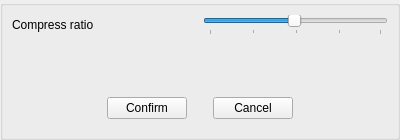
<?xml version="1.0" encoding="UTF-8"?>
<ui version="4.0">
 <class>CCompressJobSettingsOverlay</class>
 <widget class="COverlayBase" name="CCompressJobSettingsOverlay">
  <property name="geometry">
   <rect>
    <x>0</x>
    <y>0</y>
    <width>400</width>
    <height>140</height>
   </rect>
  </property>
  <property name="sizePolicy">
   <sizepolicy hsizetype="Fixed" vsizetype="Minimum">
    <horstretch>0</horstretch>
    <verstretch>0</verstretch>
   </sizepolicy>
  </property>
  <property name="minimumSize">
   <size>
    <width>400</width>
    <height>0</height>
   </size>
  </property>
  <property name="maximumSize">
   <size>
    <width>400</width>
    <height>16777215</height>
   </size>
  </property>
  <property name="windowTitle">
   <string>Form</string>
  </property>
  <layout class="QGridLayout" name="gridLayout_2">
   <property name="leftMargin">
    <number>0</number>
   </property>
   <property name="topMargin">
    <number>0</number>
   </property>
   <property name="rightMargin">
    <number>0</number>
   </property>
   <property name="bottomMargin">
    <number>0</number>
   </property>
   <item row="0" column="0">
    <widget class="QGroupBox" name="groupBox">
     <property name="title">
      <string/>
     </property>
     <layout class="QGridLayout" name="gridLayout_3">
      <item row="0" column="0">
       <widget class="QLabel" name="label">
        <property name="sizePolicy">
         <sizepolicy hsizetype="Preferred" vsizetype="Preferred">
          <horstretch>1</horstretch>
          <verstretch>0</verstretch>
         </sizepolicy>
        </property>
        <property name="text">
         <string>Compress ratio</string>
        </property>
       </widget>
      </item>
      <item row="0" column="1">
       <widget class="QSlider" name="pCompressionSlider">
        <property name="sizePolicy">
         <sizepolicy hsizetype="Expanding" vsizetype="Fixed">
          <horstretch>1</horstretch>
          <verstretch>0</verstretch>
         </sizepolicy>
        </property>
        <property name="minimum">
         <number>1</number>
        </property>
        <property name="maximum">
         <number>100</number>
        </property>
        <property name="value">
         <number>50</number>
        </property>
        <property name="orientation">
         <enum>Qt::Horizontal</enum>
        </property>
        <property name="tickPosition">
         <enum>QSlider::TicksBelow</enum>
        </property>
        <property name="tickInterval">
         <number>25</number>
        </property>
       </widget>
      </item>
      <item row="2" column="0" colspan="2">
       <widget class="QWidget" name="widget" native="true">
        <layout class="QGridLayout" name="gridLayout">
         <item row="0" column="4">
          <widget class="QPushButton" name="pCancelButton">
           <property name="text">
            <string>Cancel</string>
           </property>
          </widget>
         </item>
         <item row="0" column="0">
          <spacer name="horizontalSpacer_2">
           <property name="orientation">
            <enum>Qt::Horizontal</enum>
           </property>
           <property name="sizeHint" stdset="0">
            <size>
             <width>40</width>
             <height>20</height>
            </size>
           </property>
          </spacer>
         </item>
         <item row="0" column="1">
          <widget class="QPushButton" name="pConfirmButton">
           <property name="text">
            <string>Confirm</string>
           </property>
          </widget>
         </item>
         <item row="0" column="6">
          <spacer name="horizontalSpacer">
           <property name="orientation">
            <enum>Qt::Horizontal</enum>
           </property>
           <property name="sizeHint" stdset="0">
            <size>
             <width>40</width>
             <height>20</height>
            </size>
           </property>
          </spacer>
         </item>
         <item row="0" column="2">
          <spacer name="horizontalSpacer_3">
           <property name="orientation">
            <enum>Qt::Horizontal</enum>
           </property>
           <property name="sizeType">
            <enum>QSizePolicy::Fixed</enum>
           </property>
           <property name="sizeHint" stdset="0">
            <size>
             <width>20</width>
             <height>20</height>
            </size>
           </property>
          </spacer>
         </item>
        </layout>
       </widget>
      </item>
      <item row="1" column="0" colspan="2">
       <spacer name="verticalSpacer">
        <property name="orientation">
         <enum>Qt::Vertical</enum>
        </property>
        <property name="sizeHint" stdset="0">
         <size>
          <width>20</width>
          <height>40</height>
         </size>
        </property>
       </spacer>
      </item>
     </layout>
    </widget>
   </item>
  </layout>
 </widget>
 <customwidgets>
  <customwidget>
   <class>COverlayBase</class>
   <extends>QWidget</extends>
   <header>Widgets/OverlayBase.h</header>
   <container>1</container>
  </customwidget>
 </customwidgets>
 <resources/>
 <connections/>
</ui>
